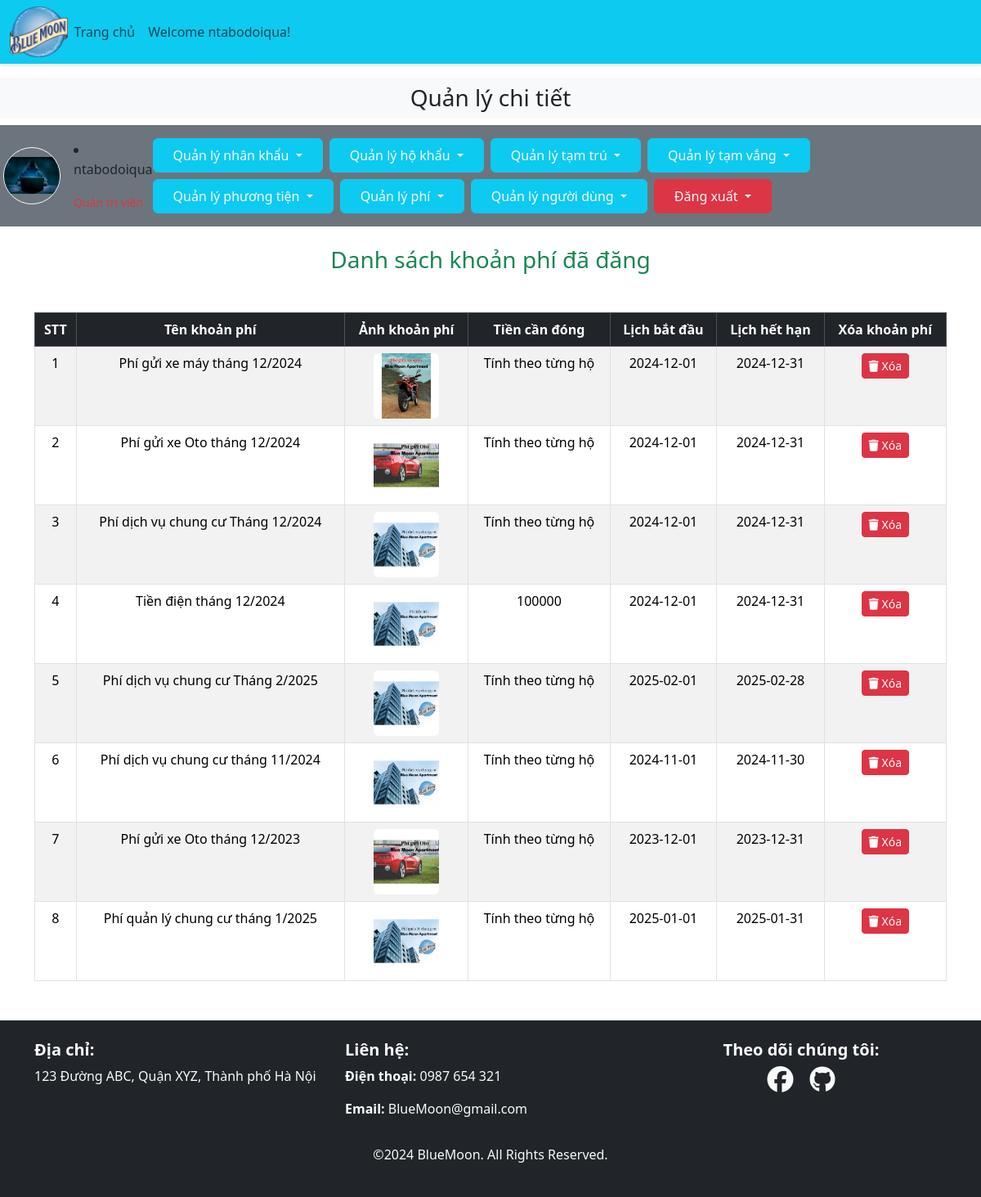
/admin_area/index.php?view_fees (signed in), run on the app's committed database.
### tables this page shows
CREATE TABLE `fees` (
  `fee_id` int(11) NOT NULL,
  `type_id` int(11) NOT NULL,
  `fee_additional_amount` int(11) NOT NULL,
  `fee_name` varchar(255) NOT NULL,
  `fee_image` varchar(255) NOT NULL,
  `fee_start_date` date NOT NULL,
  `fee_due_date` date NOT NULL
);

### admin_area/view_fees.php (the view, shortened to what this page needs)
<h3 class="text-center text-success my-4">Danh sách khoản phí đã đăng</h3>
<table class="table table-bordered table-hover table-striped mt-5">
    <thead class="table-dark">
        <tr class="text-center">
            <th>STT</th>
            <th>Tên khoản phí</th>
            <th>Ảnh khoản phí</th>
            <th>Tiền cần đóng</th>
            <th>Lịch bắt đầu</th>
            <th>Lịch hết hạn</th>
            <th>Xóa khoản phí</th>
        </tr>
    </thead>
    <tbody>
    <?php
    include('../includes/connect.php');
    $query_fees = "select * from `fees`";
    $result_fees = mysqli_query($con, $query_fees);
    if (mysqli_num_rows($result_fees) > 0) {
        $stt = 1;
        while ($row_fee = mysqli_fetch_assoc($result_fees)) {
            $fee_name = $row_fee['fee_name'];
            $fee_image = $row_fee['fee_image'];
            if(empty($row_fee['fee_additional_amount'])){
                $fee_additional_amount="Tính theo từng hộ";
            } else {
                $fee_additional_amount = $row_fee['fee_additional_amount'];
            }
            $fee_start_date = $row_fee['fee_start_date'];
            $fee_due_date = $row_fee['fee_due_date'];
            $fee_id = $row_fee['fee_id'];
            echo '<tr class="text-center">';
            echo "<td>$stt</td>";
            echo "<td>$fee_name</td>";
            echo "<td><img src='fee_images/$fee_image' alt='Ảnh khoản phí' class='product_img rounded' style='width: 80px; height: auto;'></td>";
            echo "<td>$fee_additional_amount</td>";
            echo "<td>$fee_start_date</td>";
            echo "<td>$fee_due_date</td>";
            echo "<td><button class='btn btn-sm btn-danger delete-btn' data-id=$fee_id>
                    <i class='fa-solid fa-trash'></i> Xóa
                </button></td>";
            echo '</tr>';
            $stt++;
        }
    } else {
        echo '<tr>';
        echo '<td colspan="7" class="text-center text-warning">Không có loại phí nào được tìm thấy!</td>';
        echo '</tr>';
    }
    ?>
</tbody>
</table>

### style.css (style rules this page uses)
* { margin:0; padding:0; box-sizing: border-box; }
.product_img { width:100px; object-fit: contain; }
body { padding-top: 95px; }

### data on the page
fees: fee_name "Phí gửi xe máy tháng 12/2024", fee_image (picture), fee_additional_amount "Tính theo từng hộ", fee_start_date "2024-12-01", fee_due_date "2024-12-31"
fees: fee_name "Phí gửi xe Oto tháng 12/2024", fee_image (picture), fee_additional_amount "Tính theo từng hộ", fee_start_date "2024-12-01", fee_due_date "2024-12-31"
fees: fee_name "Phí dịch vụ chung cư Tháng 12/2024", fee_image (picture), fee_additional_amount "Tính theo từng hộ", fee_start_date "2024-12-01", fee_due_date "2024-12-31"
fees: fee_name "Tiền điện tháng 12/2024", fee_image (picture), fee_additional_amount "100000", fee_start_date "2024-12-01", fee_due_date "2024-12-31"
fees: fee_name "Phí dịch vụ chung cư Tháng 2/2025", fee_image (picture), fee_additional_amount "Tính theo từng hộ", fee_start_date "2025-02-01", fee_due_date "2025-02-28"
fees: fee_name "Phí dịch vụ chung cư tháng 11/2024", fee_image (picture), fee_additional_amount "Tính theo từng hộ", fee_start_date "2024-11-01", fee_due_date "2024-11-30"
fees: fee_name "Phí gửi xe Oto tháng 12/2023", fee_image (picture), fee_additional_amount "Tính theo từng hộ", fee_start_date "2023-12-01", fee_due_date "2023-12-31"
fees: fee_name "Phí quản lý chung cư tháng 1/2025", fee_image (picture), fee_additional_amount "Tính theo từng hộ", fee_start_date "2025-01-01", fee_due_date "2025-01-31"

### other printed values
$_SESSION['username'] "ntabodoiqua"
